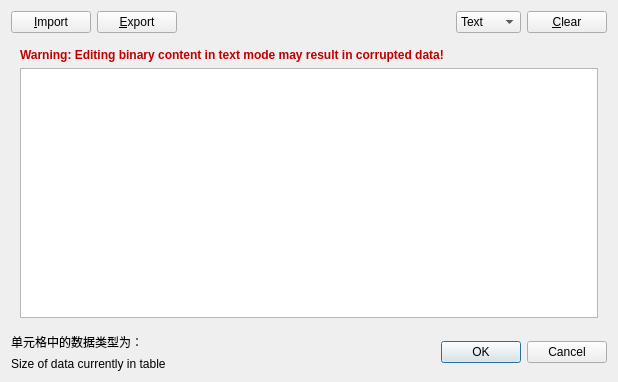
<?xml version="1.0" encoding="UTF-8"?>
<ui version="4.0">
 <class>EditDialog</class>
 <widget class="QDialog" name="EditDialog">
  <property name="geometry">
   <rect>
    <x>0</x>
    <y>0</y>
    <width>618</width>
    <height>382</height>
   </rect>
  </property>
  <property name="windowTitle">
   <string>Edit database cell</string>
  </property>
  <layout class="QVBoxLayout" name="verticalLayout_5">
   <item>
    <layout class="QHBoxLayout" name="horizontalLayout">
     <item>
      <widget class="QPushButton" name="buttomImport">
       <property name="toolTip">
        <string>Import text</string>
       </property>
       <property name="whatsThis">
        <string>Opens a file dialog used to import text to this database cell.</string>
       </property>
       <property name="text">
        <string>&amp;Import</string>
       </property>
      </widget>
     </item>
     <item>
      <widget class="QPushButton" name="buttonExport">
       <property name="toolTip">
        <string>Export text</string>
       </property>
       <property name="whatsThis">
        <string>Opens a file dialog used to export the contents of this database cell to a text file.</string>
       </property>
       <property name="text">
        <string>&amp;Export</string>
       </property>
      </widget>
     </item>
     <item>
      <spacer name="horizontalSpacer">
       <property name="orientation">
        <enum>Qt::Horizontal</enum>
       </property>
       <property name="sizeHint" stdset="0">
        <size>
         <width>40</width>
         <height>20</height>
        </size>
       </property>
      </spacer>
     </item>
     <item>
      <widget class="QComboBox" name="comboEditor">
       <item>
        <property name="text">
         <string>Text</string>
        </property>
       </item>
       <item>
        <property name="text">
         <string>Binary</string>
        </property>
       </item>
      </widget>
     </item>
     <item>
      <widget class="QPushButton" name="buttonClear">
       <property name="toolTip">
        <string>Clear cell data</string>
       </property>
       <property name="whatsThis">
        <string>Erases the contents of the cell</string>
       </property>
       <property name="text">
        <string>&amp;Clear</string>
       </property>
      </widget>
     </item>
    </layout>
   </item>
   <item>
    <widget class="QStackedWidget" name="editorStack">
     <property name="currentIndex">
      <number>0</number>
     </property>
     <widget class="QWidget" name="verticalLayout_4">
      <layout class="QVBoxLayout" name="verticalLayout_3">
       <item>
        <widget class="QLabel" name="labelBinayWarning">
         <property name="text">
          <string>&lt;html&gt;&lt;head/&gt;&lt;body&gt;&lt;p&gt;&lt;span style=&quot; font-weight:600; color:#c00000;&quot;&gt;Warning: Editing binary content in text mode may result in corrupted data!&lt;/span&gt;&lt;/p&gt;&lt;/body&gt;&lt;/html&gt;</string>
         </property>
        </widget>
       </item>
       <item>
        <widget class="QTextEdit" name="editorText">
         <property name="font">
          <font>
           <family>Monospace</family>
          </font>
         </property>
         <property name="whatsThis">
          <string>This area displays information about the data present in this database cell</string>
         </property>
         <property name="acceptRichText">
          <bool>false</bool>
         </property>
        </widget>
       </item>
      </layout>
     </widget>
     <widget class="QWidget" name="editorBinary"/>
     <widget class="QScrollArea" name="editorImageScrollArea">
      <property name="widgetResizable">
       <bool>true</bool>
      </property>
      <widget class="QWidget" name="scrollAreaWidgetContents">
       <property name="geometry">
        <rect>
         <x>0</x>
         <y>0</y>
         <width>80</width>
         <height>32</height>
        </rect>
       </property>
       <layout class="QVBoxLayout" name="verticalLayout_2">
        <item>
         <widget class="QLabel" name="editorImage">
          <property name="text">
           <string/>
          </property>
         </widget>
        </item>
       </layout>
      </widget>
     </widget>
    </widget>
   </item>
   <item>
    <layout class="QHBoxLayout" name="horizontalLayout_2">
     <item>
      <layout class="QVBoxLayout" name="verticalLayout">
       <item>
        <widget class="QLabel" name="labelType">
         <property name="text">
          <string>&lt;html&gt;&lt;head/&gt;&lt;body&gt;&lt;p&gt;单元格中的数据类型为：&lt;/p&gt;&lt;/body&gt;&lt;/html&gt;</string>
         </property>
        </widget>
       </item>
       <item>
        <widget class="QLabel" name="labelSize">
         <property name="text">
          <string>Size of data currently in table</string>
         </property>
        </widget>
       </item>
      </layout>
     </item>
     <item>
      <widget class="QDialogButtonBox" name="buttonBox">
       <property name="orientation">
        <enum>Qt::Horizontal</enum>
       </property>
       <property name="standardButtons">
        <set>QDialogButtonBox::Cancel|QDialogButtonBox::Ok</set>
       </property>
      </widget>
     </item>
    </layout>
   </item>
  </layout>
 </widget>
 <tabstops>
  <tabstop>buttomImport</tabstop>
  <tabstop>buttonExport</tabstop>
  <tabstop>comboEditor</tabstop>
  <tabstop>buttonClear</tabstop>
  <tabstop>buttonBox</tabstop>
 </tabstops>
 <resources/>
 <connections>
  <connection>
   <sender>buttonBox</sender>
   <signal>accepted()</signal>
   <receiver>EditDialog</receiver>
   <slot>accept()</slot>
   <hints>
    <hint type="sourcelabel">
     <x>262</x>
     <y>370</y>
    </hint>
    <hint type="destinationlabel">
     <x>157</x>
     <y>274</y>
    </hint>
   </hints>
  </connection>
  <connection>
   <sender>buttonBox</sender>
   <signal>rejected()</signal>
   <receiver>EditDialog</receiver>
   <slot>reject()</slot>
   <hints>
    <hint type="sourcelabel">
     <x>326</x>
     <y>350</y>
    </hint>
    <hint type="destinationlabel">
     <x>286</x>
     <y>274</y>
    </hint>
   </hints>
  </connection>
  <connection>
   <sender>buttomImport</sender>
   <signal>clicked()</signal>
   <receiver>EditDialog</receiver>
   <slot>importData()</slot>
   <hints>
    <hint type="sourcelabel">
     <x>41</x>
     <y>16</y>
    </hint>
    <hint type="destinationlabel">
     <x>60</x>
     <y>0</y>
    </hint>
   </hints>
  </connection>
  <connection>
   <sender>buttonExport</sender>
   <signal>clicked()</signal>
   <receiver>EditDialog</receiver>
   <slot>exportData()</slot>
   <hints>
    <hint type="sourcelabel">
     <x>100</x>
     <y>20</y>
    </hint>
    <hint type="destinationlabel">
     <x>162</x>
     <y>17</y>
    </hint>
   </hints>
  </connection>
  <connection>
   <sender>buttonClear</sender>
   <signal>clicked()</signal>
   <receiver>EditDialog</receiver>
   <slot>clearData()</slot>
   <hints>
    <hint type="sourcelabel">
     <x>321</x>
     <y>13</y>
    </hint>
    <hint type="destinationlabel">
     <x>290</x>
     <y>12</y>
    </hint>
   </hints>
  </connection>
  <connection>
   <sender>editorText</sender>
   <signal>textChanged()</signal>
   <receiver>EditDialog</receiver>
   <slot>editTextChanged()</slot>
   <hints>
    <hint type="sourcelabel">
     <x>234</x>
     <y>218</y>
    </hint>
    <hint type="destinationlabel">
     <x>362</x>
     <y>309</y>
    </hint>
   </hints>
  </connection>
  <connection>
   <sender>comboEditor</sender>
   <signal>currentIndexChanged(int)</signal>
   <receiver>editorStack</receiver>
   <slot>setCurrentIndex(int)</slot>
   <hints>
    <hint type="sourcelabel">
     <x>265</x>
     <y>16</y>
    </hint>
    <hint type="destinationlabel">
     <x>185</x>
     <y>169</y>
    </hint>
   </hints>
  </connection>
  <connection>
   <sender>editorStack</sender>
   <signal>currentChanged(int)</signal>
   <receiver>comboEditor</receiver>
   <slot>setCurrentIndex(int)</slot>
   <hints>
    <hint type="sourcelabel">
     <x>185</x>
     <y>169</y>
    </hint>
    <hint type="destinationlabel">
     <x>267</x>
     <y>16</y>
    </hint>
   </hints>
  </connection>
 </connections>
 <slots>
  <slot>importData()</slot>
  <slot>exportData()</slot>
  <slot>clearData()</slot>
  <slot>editTextChanged()</slot>
  <slot>checkDataType()</slot>
 </slots>
</ui>
